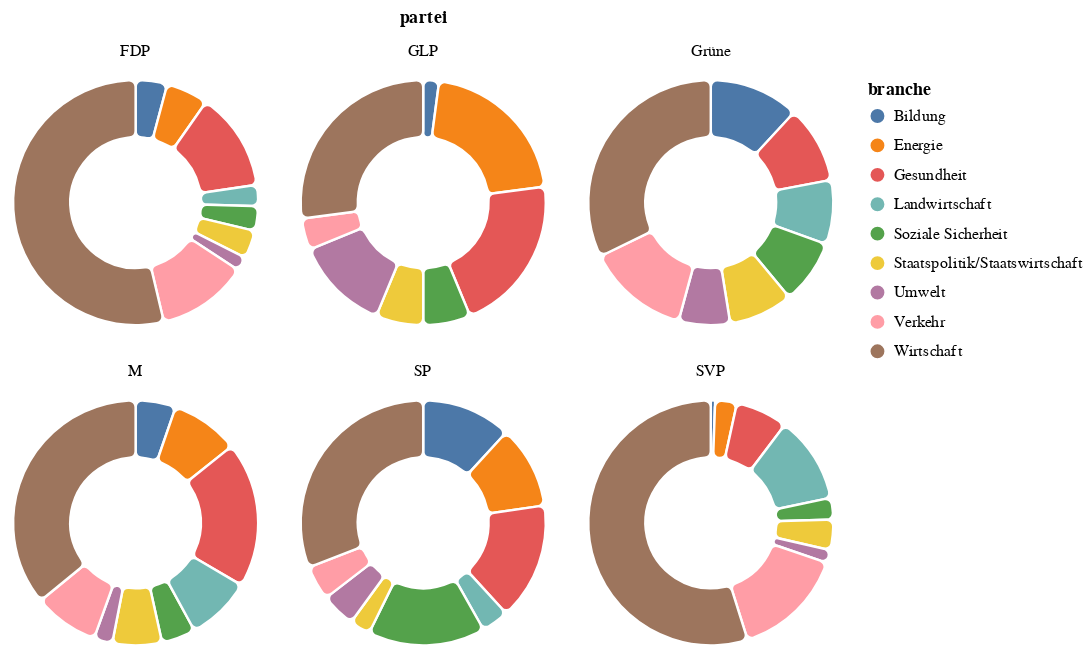

Source (notebook cell):
### Code cell
source = duckdb.query('''
    select branche, partei, farbcode, count(1) count
    from df
    where 1=1
    and partei in (select partei from df group by partei having count(1) >= 10)
    and branche in (select branche from df group by branche order by count(1) desc limit 9)
    group by 1, 2, 3
''').to_df()

alt.Chart(source).mark_arc(innerRadius=40, stroke='white', strokeWidth=1.5, cornerRadius=4).encode(
    theta=alt.Theta('count', stack='normalize'),
    color=alt.Color('branche'),
    tooltip='count',
).properties(
    width=150,
    height=150
).facet(
    facet='partei',
    columns=3
)

### Figure 1 — Vega-Lite specification as saved in the notebook (floating-point values rounded to 4 significant figures)
{"config": {"view": {"continuousWidth": 400, "continuousHeight": 300}}, "data": {"name": "data-3f997d429c3cc3411147f5de446b7ace"}, "facet": {"field": "partei", "type": "nominal"}, "spec": {"mark": {"type": "arc", "cornerRadius": 4, "innerRadius": 40, "stroke": "white", "strokeWidth": 1.5}, "encoding": {"color": {"field": "branche", "type": "nominal"}, "theta": {"field": "count", "stack": "normalize", "type": "quantitative"}, "tooltip": {"field": "count", "type": "quantitative"}}, "height": 150, "width": 150}, "columns": 3, "$schema": "https://vega.github.io/schema/vega-lite/v4.17.0.json", "datasets": {"data-3f997d429c3cc3411147f5de446b7ace": [{"branche": "Bildung", "partei": "Grüne", "farbcode": "#07F61E", "count": 7}, {"branche": "Bildung", "partei": "M", "farbcode": "#FF9B03", "count": 13}, {"branche": "Bildung", "partei": "FDP", "farbcode": "#0A4BD6", "count": 9}, {"branche": "Bildung", "partei": "SP", "farbcode": "#FF0505", "count": 13}, {"branche": "Bildung", "partei": "SVP", "farbcode": "#0A7D3A", "count": 1}, {"branche": "Bildung", "partei": "GLP", "farbcode": "#88487F", "count": 1}, {"branche": "Energie", "partei": "SP", "farbcode": "#FF0505", "count": 12}, {"branche": "Energie", "partei": "GLP", "farbcode": "#88487F", "count": 10}, {"branche": "Energie", "partei": "M", "farbcode": "#FF9B03", "count": 22}, {"branche": "Energie", "partei": "FDP", "farbcode": "#0A4BD6", "count": 12}, {"branche": "Energie", "partei": "SVP", "farbcode": "#0A7D3A", "count": 5}, {"branche": "Gesundheit", "partei": "GLP", "farbcode": "#88487F", "count": 10}, {"branche": "Gesundheit", "partei": "M", "farbcode": "#FF9B03", "count": 47}, {"branche": "Gesundheit", "partei": "FDP", "farbcode": "#0A4BD6", "count": 28}, {"branche": "Gesundheit", "partei": "SP", "farbcode": "#FF0505", "count": 17}, {"branche": "Gesundheit", "partei": "SVP", "farbcode": "#0A7D3A", "count": 12}, {"branche": "Gesundheit", "partei": "Grüne", "farbcode": "#07F61E", "count": 6}, {"branche": "Landwirtschaft", "partei": "SP", "farbcode": "#FF0505", "count": 4}, {"branche": "Landwirtschaft", "partei": "FDP", "farbcode": "#0A4BD6", "count": 6}, {"branche": "Landwirtschaft", "partei": "Grüne", "farbcode": "#07F61E", "count": 5}, {"branche": "Landwirtschaft", "partei": "SVP", "farbcode": "#0A7D3A", "count": 20}, {"branche": "Soziale Sicherheit", "partei": "Grüne", "farbcode": "#07F61E", "count": 5}, {"branche": "Soziale Sicherheit", "partei": "M", "farbcode": "#FF9B03", "count": 11}, {"branche": "Soziale Sicherheit", "partei": "FDP", "farbcode": "#0A4BD6", "count": 7}, {"branche": "Soziale Sicherheit", "partei": "SP", "farbcode": "#FF0505", "count": 17}, {"branche": "Soziale Sicherheit", "partei": "SVP", "farbcode": "#0A7D3A", "count": 5}, {"branche": "Soziale Sicherheit", "partei": "GLP", "farbcode": "#88487F", "count": 3}, {"branche": "Staatspolitik/Staatswirtschaft", "partei": "SVP", "farbcode": "#0A7D3A", "count": 7}, {"branche": "Staatspolitik/Staatswirtschaft", "partei": "Grüne", "farbcode": "#07F61E", "count": 5}, {"branche": "Staatspolitik/Staatswirtschaft", "partei": "M", "farbcode": "#FF9B03", "count": 16}, {"branche": "Staatspolitik/Staatswirtschaft", "partei": "GLP", "farbcode": "#88487F", "count": 3}, {"branche": "Staatspolitik/Staatswirtschaft", "partei": "FDP", "farbcode": "#0A4BD6", "count": 8}, {"branche": "Staatspolitik/Staatswirtschaft", "partei": "SP", "farbcode": "#FF0505", "count": 3}, {"branche": "Umwelt", "partei": "Grüne", "farbcode": "#07F61E", "count": 4}, {"branche": "Umwelt", "partei": "M", "farbcode": "#FF9B03", "count": 6}, {"branche": "Umwelt", "partei": "FDP", "farbcode": "#0A4BD6", "count": 4}, {"branche": "Umwelt", "partei": "SP", "farbcode": "#FF0505", "count": 5}, {"branche": "Umwelt", "partei": "SVP", "farbcode": "#0A7D3A", "count": 3}, {"branche": "Umwelt", "partei": "GLP", "farbcode": "#88487F", "count": 6}, {"branche": "Verkehr", "partei": "GLP", "farbcode": "#88487F", "count": 2}, {"branche": "Verkehr", "partei": "M", "farbcode": "#FF9B03", "count": 21}, {"branche": "Verkehr", "partei": "FDP", "farbcode": "#0A4BD6", "count": 26}, {"branche": "Verkehr", "partei": "SVP", "farbcode": "#0A7D3A", "count": 26}, {"branche": "Verkehr", "partei": "Grüne", "farbcode": "#07F61E", "count": 8}, {"branche": "Verkehr", "partei": "SP", "farbcode": "#FF0505", "count": 5}, {"branche": "Wirtschaft", "partei": "M", "farbcode": "#FF9B03", "count": 88}, {"branche": "Wirtschaft", "partei": "FDP", "farbcode": "#0A4BD6", "count": 116}, {"branche": "Wirtschaft", "partei": "SP", "farbcode": "#FF0505", "count": 34}, {"branche": "Wirtschaft", "partei": "SVP", "farbcode": "#0A7D3A", "count": 96}, {"branche": "Wirtschaft", "partei": "Grüne", "farbcode": "#07F61E", "count": 19}, {"branche": "Wirtschaft", "partei": "GLP", "farbcode": "#88487F", "count": 13}, {"branche": "Landwirtschaft", "partei": "M", "farbcode": "#FF9B03", "count": 21}]}}
